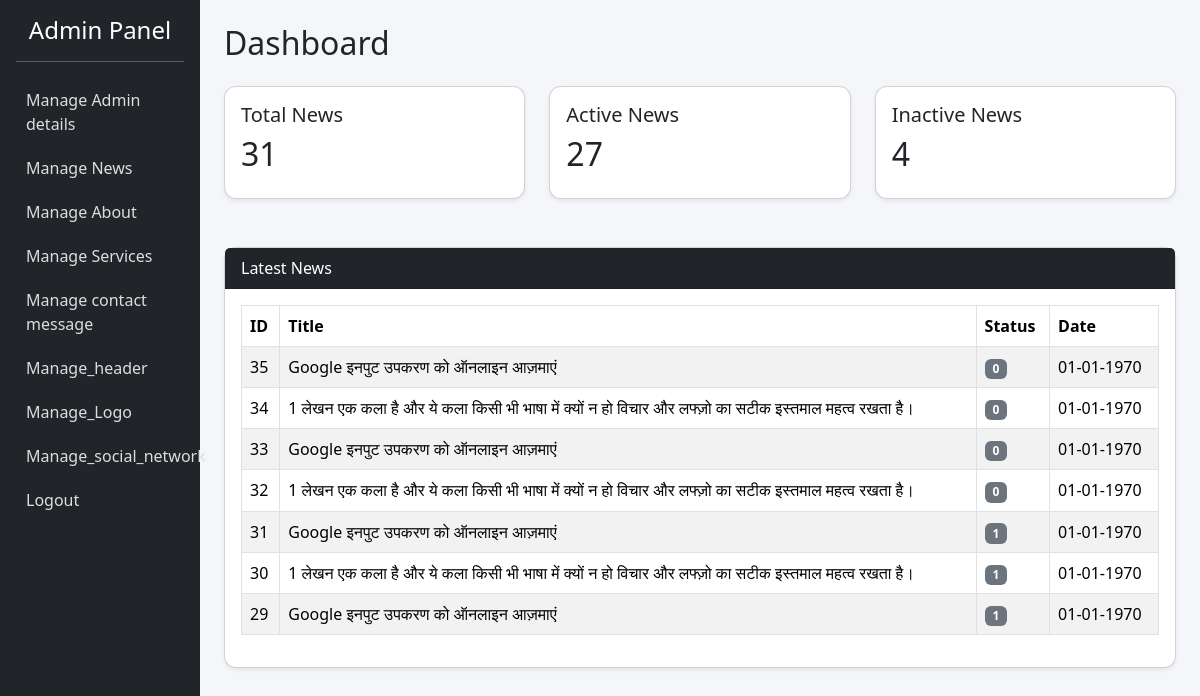
The page /admin_dashboard.php on the database as committed earlier.
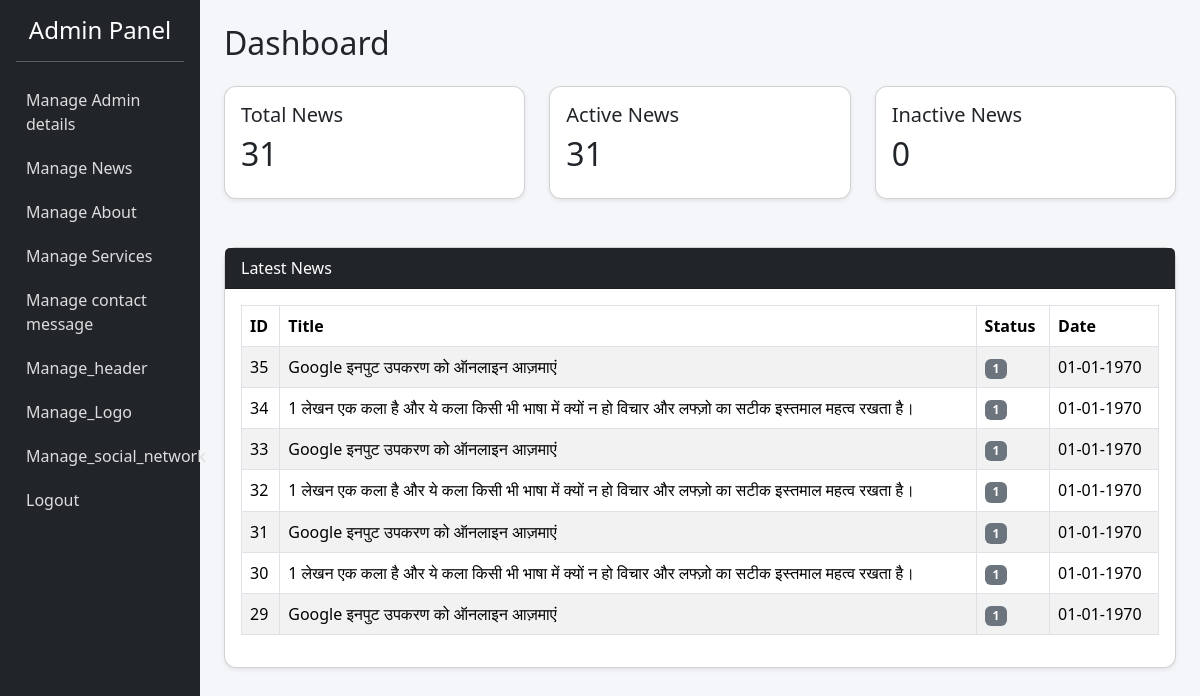
The same page on the database as committed later.
### tables this page shows
CREATE TABLE `news` (
  `id` int(10) NOT NULL,
  `heading` varchar(255) NOT NULL,
  `news_date` timestamp NOT NULL DEFAULT current_timestamp() ON UPDATE current_timestamp(),
  `content` text NOT NULL,
  `img` varchar(255) NOT NULL,
  `video` varchar(255) NOT NULL,
  `status` int(2) NOT NULL DEFAULT 1
);

### admin_dashboard.php (the view, shortened to what this page needs)
<?php
include 'conn.php';
$totalNews = $conn->query("SELECT COUNT(*) AS total FROM news")->fetch_assoc()['total'];
$activeNews = $conn->query("SELECT COUNT(*) AS total FROM news WHERE status=1")->fetch_assoc()['total'];
$inactiveNews = $conn->query("SELECT COUNT(*) AS total FROM news WHERE status=0")->fetch_assoc()['total'];
$newsResult = $conn->query("SELECT * FROM news ORDER BY id DESC LIMIT 7");
?>
<!DOCTYPE html>
<html lang="en">
<head>
    <link href="https://cdn.jsdelivr.net/npm/bootstrap@5.3.2/dist/css/bootstrap.min.css" rel="stylesheet">
</head>
<body>
<div class="container-fluid">
    <div class="row">
        <div class="col-md-2 sidebar p-3">
            <h4 class="text-center">Admin Panel</h4>
            <hr>
            <a href="admin_details.php">Manage Admin details</a>
            <a href="manage_news.php">Manage News</a>
            <a href="manage_about.php">Manage About</a>
            <a href="manage_servises.php">Manage Services</a>
            <a href="manage_contact_msg.php">Manage contact message</a>
            <a href="manage_header.php">Manage_header</a>
            <a href="manage_logo.php">Manage_Logo</a>
             <a href="manage_social_network.php">Manage_social_network</a>
            <a href="logout.php">Logout</a>
        </div>
        <div class="col-md-10 p-4">
            <h2>Dashboard</h2>
            <div class="row mt-4">
                <div class="col-md-4">
                    <div class="card shadow-sm p-3">
                        <h5>Total News</h5>
                        <h2><?= $totalNews ?></h2>
                    </div>
                </div>
                <div class="col-md-4">
                    <div class="card shadow-sm p-3">
                        <h5>Active News</h5>
                        <h2><?= $activeNews ?></h2>
                    </div>
                </div>
                <div class="col-md-4">
                    <div class="card shadow-sm p-3">
                        <h5>Inactive News</h5>
                        <h2><?= $inactiveNews ?></h2>
                    </div>
                </div>
            </div>
            <div class="card shadow-sm mt-5">
                <div class="card-header bg-dark text-white">Latest News</div>
                <div class="card-body">
                    <table class="table table-bordered table-striped">
                        <thead>
                            <tr>
                                <th>ID</th>
                                <th>Title</th>
                                <th>Status</th>
                                <th>Date</th>
                            </tr>
                        </thead>
                        <tbody>
                        <?php while($row = $newsResult->fetch_assoc()) { ?>
                            <tr>
                                <td><?= $row['id'] ?></td>
                                <td><?= $row['heading'] ?></td>
                                <td>
                                    <span class="badge bg-<?= $row['status']=='active'?'success':'secondary' ?>">
                                        <?= $row['status'] ?>
                                    </span>
                                </td>
                                <td><?= date('d-m-Y', strtotime($row['content'])) ?></td>
                            </tr>
                        <?php } ?>
                        </tbody>
                    </table>
                </div>
            </div>
        </div>
    </div>
</div>
</body>
</html>

Rows that differ between the two databases and show on the page:
changed news id 35: status "0" → "1"
changed news id 34: status "0" → "1"
changed news id 33: status "0" → "1"
changed news id 32: status "0" → "1"
Other text that changed with them:
$activeNews: "27" → "31"
$inactiveNews: "4" → "0"
